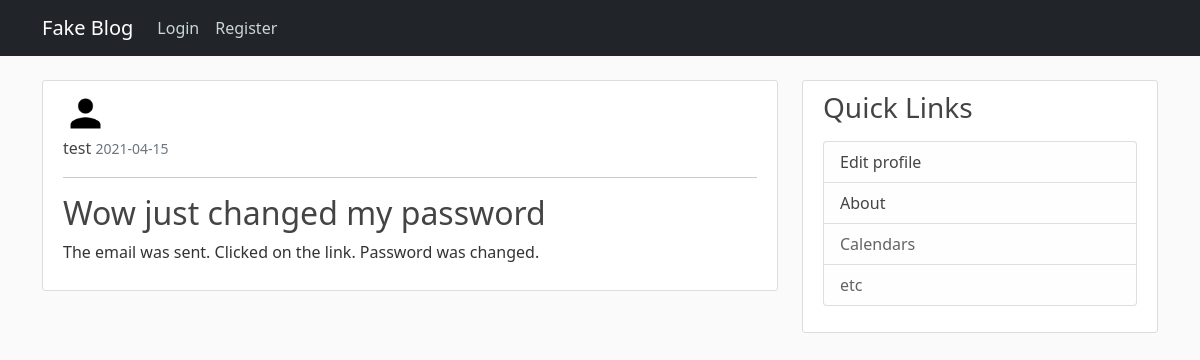
The page /post/18 on the database its author committed.
### flaskblog/models.py (models this page shows, shortened)
class User(db.Model, UserMixin):
    id = db.Column(db.Integer, primary_key=True)
    username = db.Column(db.String(20), unique=True, nullable=False)
    email = db.Column(db.String(100), unique=True, nullable=False)
    image_file = db.Column(db.String(20), nullable=False, default='default.jpg')  # will be hashed to 20 chars
    password = db.Column(db.String(60), nullable=False)  # will be hashed to 60 chars
    posts = db.relationship('Post', backref='author', lazy=True)  # refers to the Post class

class Post(db.Model):
    id = db.Column(db.Integer, primary_key=True)
    title = db.Column(db.String(120), nullable=False)
    date_posted = db.Column(db.DateTime, nullable=False, default=datetime.utcnow)
    content = db.Column(db.Text, nullable=False)
    user_id = db.Column(db.Integer, db.ForeignKey('user.id'), nullable=False)  # refers to the id column in user table. Not class.

### flaskblog/routes.py (the view)
@app.route('/post/<int:post_id>')
def post(post_id):
    post = Post.query.get_or_404(post_id)
    return render_template("post.html", title=post.title, post=post)

### flaskblog/templates/post.html (shortened to what this page needs)
{% extends "layouts.html" %}
    {% block content %}
        <article class="content-section">
            <img class="rounded-circle article-img" src="{{ url_for('static', filename='profile_pic/' + post.author.image_file) }}">
            <div class="media-body">
                <div class="article-metadata">
                    <a class="article-metadata" href="{{ url_for('user_posts', username=post.author.username) }}">{{ post.author.username }}</a>
                    <small class="text-muted">{{ post.date_posted.strftime("%Y-%m-%d") }}</small>
                </div>
                <hr>
                <h2 class="article-title-show">{{ post.title }}</h2>
                <p class="article-content">{{ post.content }}</p>
            </div>
        </article>
    {% endblock content %}

### flaskblog/static/main.css (style rules this page uses)
body { background: #fafafa; color: #333333; margin-top: 5rem; }
h1, h2, h3, h4, h5, h6 { color: #444444; }
.content-section { background: #ffffff; padding: 10px 20px; border: 1px solid #dddddd; border-radius: 3px; margin-bottom: 20px; }
.article-title-show { color: #444444; text-decoration: none; }
.article-content { white-space: pre-line; }
.article-img { height: 45px; width: 45px; margin-right: 16px; }
.article-metadata { color: #444444; padding-bottom: 1px; margin-bottom: 10px; text-decoration: none; }

### rows shown on the page
User: image_file (placeholder picture), author.username "test"
Post: date_posted "2021-04-15", title "Wow just changed my password", content "The email was sent. Clicked on the link. Password was changed."
